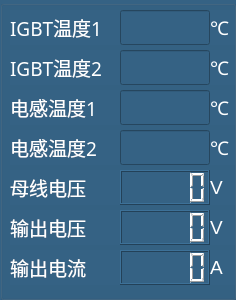
       <widget class="QGroupBox" name="groupBox_Modu03">
        <property name="geometry">
         <rect>
          <x>490</x>
          <y>50</y>
          <width>236</width>
          <height>300</height>
         </rect>
        </property>
        <property name="font">
         <font>
          <family>微软雅黑</family>
          <pointsize>16</pointsize>
         </font>
        </property>
        <property name="styleSheet">
         <string notr="true">background-color: rgb(53, 98, 132);</string>
        </property>
        <property name="title">
         <string/>
        </property>
        <widget class="QLabel" name="label_163">
         <property name="geometry">
          <rect>
           <x>10</x>
           <y>210</y>
           <width>110</width>
           <height>35</height>
          </rect>
         </property>
         <property name="maximumSize">
          <size>
           <width>16777215</width>
           <height>50</height>
          </size>
         </property>
         <property name="font">
          <font>
           <family>微软雅黑</family>
           <pointsize>14</pointsize>
          </font>
         </property>
         <property name="styleSheet">
          <string notr="true">color: rgb(255, 255, 255);</string>
         </property>
         <property name="text">
          <string>输出电压</string>
         </property>
        </widget>
        <widget class="QLabel" name="label_162">
         <property name="geometry">
          <rect>
           <x>210</x>
           <y>210</y>
           <width>25</width>
           <height>35</height>
          </rect>
         </property>
         <property name="font">
          <font>
           <family>Arial</family>
           <pointsize>14</pointsize>
          </font>
         </property>
         <property name="styleSheet">
          <string notr="true">color: rgb(255, 255, 255);</string>
         </property>
         <property name="text">
          <string>V</string>
         </property>
        </widget>
        <widget class="QLCDNumber" name="M3ACVolt_lcdNumber">
         <property name="geometry">
          <rect>
           <x>120</x>
           <y>210</y>
           <width>90</width>
           <height>35</height>
          </rect>
         </property>
         <property name="maximumSize">
          <size>
           <width>16777215</width>
           <height>50</height>
          </size>
         </property>
         <property name="font">
          <font>
           <family>宋体</family>
           <pointsize>16</pointsize>
          </font>
         </property>
         <property name="styleSheet">
          <string notr="true">color: rgb(255, 255, 255);</string>
         </property>
        </widget>
        <widget class="QLabel" name="label_144">
         <property name="geometry">
          <rect>
           <x>10</x>
           <y>250</y>
           <width>110</width>
           <height>35</height>
          </rect>
         </property>
         <property name="maximumSize">
          <size>
           <width>16777215</width>
           <height>50</height>
          </size>
         </property>
         <property name="font">
          <font>
           <family>微软雅黑</family>
           <pointsize>14</pointsize>
          </font>
         </property>
         <property name="styleSheet">
          <string notr="true">color: rgb(255, 255, 255);</string>
         </property>
         <property name="text">
          <string>输出电流</string>
         </property>
        </widget>
        <widget class="QLCDNumber" name="M3ACCurr_lcdNumber">
         <property name="geometry">
          <rect>
           <x>120</x>
           <y>250</y>
           <width>90</width>
           <height>35</height>
          </rect>
         </property>
         <property name="maximumSize">
          <size>
           <width>16777215</width>
           <height>50</height>
          </size>
         </property>
         <property name="styleSheet">
          <string notr="true">color: rgb(255, 255, 255);</string>
         </property>
        </widget>
        <widget class="QLabel" name="label_145">
         <property name="geometry">
          <rect>
           <x>210</x>
           <y>250</y>
           <width>25</width>
           <height>35</height>
          </rect>
         </property>
         <property name="font">
          <font>
           <family>Arial</family>
           <pointsize>14</pointsize>
          </font>
         </property>
         <property name="styleSheet">
          <string notr="true">color: rgb(255, 255, 255);</string>
         </property>
         <property name="text">
          <string>A</string>
         </property>
        </widget>
        <widget class="QLabel" name="label_136">
         <property name="geometry">
          <rect>
           <x>10</x>
           <y>50</y>
           <width>110</width>
           <height>35</height>
          </rect>
         </property>
         <property name="font">
          <font>
           <family>微软雅黑</family>
           <pointsize>14</pointsize>
          </font>
         </property>
         <property name="styleSheet">
          <string notr="true">color: rgb(255, 255, 255);</string>
         </property>
         <property name="text">
          <string>IGBT温度2</string>
         </property>
        </widget>
        <widget class="QLineEdit" name="M3IGBTWD2_lEdit">
         <property name="geometry">
          <rect>
           <x>120</x>
           <y>50</y>
           <width>90</width>
           <height>35</height>
          </rect>
         </property>
         <property name="styleSheet">
          <string notr="true">color: rgb(255, 255, 255);</string>
         </property>
        </widget>
        <widget class="QLabel" name="label_137">
         <property name="geometry">
          <rect>
           <x>210</x>
           <y>50</y>
           <width>25</width>
           <height>35</height>
          </rect>
         </property>
         <property name="font">
          <font>
           <family>微软雅黑</family>
           <pointsize>14</pointsize>
          </font>
         </property>
         <property name="styleSheet">
          <string notr="true">color: rgb(255, 255, 255);</string>
         </property>
         <property name="text">
          <string>℃</string>
         </property>
        </widget>
        <widget class="QLabel" name="label_138">
         <property name="geometry">
          <rect>
           <x>10</x>
           <y>90</y>
           <width>110</width>
           <height>35</height>
          </rect>
         </property>
         <property name="font">
          <font>
           <family>微软雅黑</family>
           <pointsize>14</pointsize>
          </font>
         </property>
         <property name="styleSheet">
          <string notr="true">color: rgb(255, 255, 255);</string>
         </property>
         <property name="text">
          <string>电感温度1</string>
         </property>
        </widget>
        <widget class="QLineEdit" name="M3DGWD1_lEdit">
         <property name="geometry">
          <rect>
           <x>120</x>
           <y>90</y>
           <width>90</width>
           <height>35</height>
          </rect>
         </property>
         <property name="styleSheet">
          <string notr="true">color: rgb(255, 255, 255);</string>
         </property>
        </widget>
        <widget class="QLabel" name="label_139">
         <property name="geometry">
          <rect>
           <x>210</x>
           <y>90</y>
           <width>25</width>
           <height>35</height>
          </rect>
         </property>
         <property name="font">
          <font>
           <family>微软雅黑</family>
           <pointsize>14</pointsize>
          </font>
         </property>
         <property name="styleSheet">
          <string notr="true">color: rgb(255, 255, 255);</string>
         </property>
         <property name="text">
          <string>℃</string>
         </property>
        </widget>
        <widget class="QLabel" name="label_142">
         <property name="geometry">
          <rect>
           <x>10</x>
           <y>170</y>
           <width>110</width>
           <height>35</height>
          </rect>
         </property>
         <property name="maximumSize">
          <size>
           <width>16777215</width>
           <height>50</height>
          </size>
         </property>
         <property name="font">
          <font>
           <family>微软雅黑</family>
           <pointsize>14</pointsize>
          </font>
         </property>
         <property name="styleSheet">
          <string notr="true">color: rgb(255, 255, 255);</string>
         </property>
         <property name="text">
          <string>母线电压</string>
         </property>
        </widget>
        <widget class="QLCDNumber" name="M3DCVolt_lcdNumber">
         <property name="geometry">
          <rect>
           <x>120</x>
           <y>170</y>
           <width>90</width>
           <height>35</height>
          </rect>
         </property>
         <property name="maximumSize">
          <size>
           <width>16777215</width>
           <height>50</height>
          </size>
         </property>
         <property name="styleSheet">
          <string notr="true">color: rgb(255, 255, 255);</string>
         </property>
        </widget>
        <widget class="QLabel" name="label_143">
         <property name="geometry">
          <rect>
           <x>210</x>
           <y>170</y>
           <width>25</width>
           <height>35</height>
          </rect>
         </property>
         <property name="font">
          <font>
           <family>Arial</family>
           <pointsize>14</pointsize>
          </font>
         </property>
         <property name="styleSheet">
          <string notr="true">color: rgb(255, 255, 255);</string>
         </property>
         <property name="text">
          <string>V</string>
         </property>
        </widget>
        <widget class="QLabel" name="label_140">
         <property name="geometry">
          <rect>
           <x>10</x>
           <y>130</y>
           <width>110</width>
           <height>35</height>
          </rect>
         </property>
         <property name="font">
          <font>
           <family>微软雅黑</family>
           <pointsize>14</pointsize>
          </font>
         </property>
         <property name="styleSheet">
          <string notr="true">color: rgb(255, 255, 255);</string>
         </property>
         <property name="text">
          <string>电感温度2</string>
         </property>
        </widget>
        <widget class="QLineEdit" name="M3DGWD2_lEdit">
         <property name="geometry">
          <rect>
           <x>120</x>
           <y>130</y>
           <width>90</width>
           <height>35</height>
          </rect>
         </property>
         <property name="styleSheet">
          <string notr="true">color: rgb(255, 255, 255);</string>
         </property>
        </widget>
        <widget class="QLabel" name="label_141">
         <property name="geometry">
          <rect>
           <x>210</x>
           <y>130</y>
           <width>25</width>
           <height>35</height>
          </rect>
         </property>
         <property name="font">
          <font>
           <family>微软雅黑</family>
           <pointsize>14</pointsize>
          </font>
         </property>
         <property name="styleSheet">
          <string notr="true">color: rgb(255, 255, 255);</string>
         </property>
         <property name="text">
          <string>℃</string>
         </property>
        </widget>
        <widget class="QLabel" name="label_134">
         <property name="geometry">
          <rect>
           <x>10</x>
           <y>10</y>
           <width>110</width>
           <height>35</height>
          </rect>
         </property>
         <property name="font">
          <font>
           <family>微软雅黑</family>
           <pointsize>14</pointsize>
          </font>
         </property>
         <property name="styleSheet">
          <string notr="true">color: rgb(255, 255, 255);</string>
         </property>
         <property name="text">
          <string>IGBT温度1</string>
         </property>
        </widget>
        <widget class="QLineEdit" name="M3IGBTWD1_lEdit">
         <property name="geometry">
          <rect>
           <x>120</x>
           <y>10</y>
           <width>90</width>
           <height>35</height>
          </rect>
         </property>
         <property name="styleSheet">
          <string notr="true">color: rgb(255, 255, 255);</string>
         </property>
        </widget>
        <widget class="QLabel" name="label_135">
         <property name="geometry">
          <rect>
           <x>210</x>
           <y>10</y>
           <width>25</width>
           <height>35</height>
          </rect>
         </property>
         <property name="font">
          <font>
           <family>微软雅黑</family>
           <pointsize>14</pointsize>
          </font>
         </property>
         <property name="styleSheet">
          <string notr="true">color: rgb(255, 255, 255);</string>
         </property>
         <property name="text">
          <string>℃</string>
         </property>
        </widget>
       </widget>
